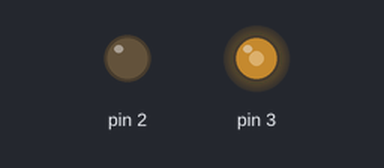
A sketch run on a simulated Arduino Uno, built with avr-gcc and run on an emulated ATmega328P. Parts: output pins drawn as LEDs (lit = HIGH). What the sketch prints to the serial monitor is not drawn.

Above: at 0.1 s.
Timing chart, 0 to 1.6 s (numbered marks = the images above):
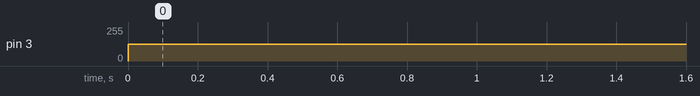

Measured:
- by itself, pin 3: 0/255 → 127/255 at 0.00 s

The sketch:

Slave_receiver.ino
```cpp
//#include <DMXSerial.h>
#include <Wire.h>


void setup() {
  // put your setup code here, to run once:
  Wire.begin(1); // joining the bus with address #1
  //DMXSerial.init(DMXController);
  pinMode(2, OUTPUT);
  Serial.begin(9600);
}

void loop() {
  // Receive data from I2C and transfer it to DMX line.

  // First read I2C
  byte I2C = 0;
  while(Wire.available() > 1){
    I2C = Wire.read();
  }
  Serial.println(I2C);
  analogWrite(3, 127-(int)I2C);

}
```
